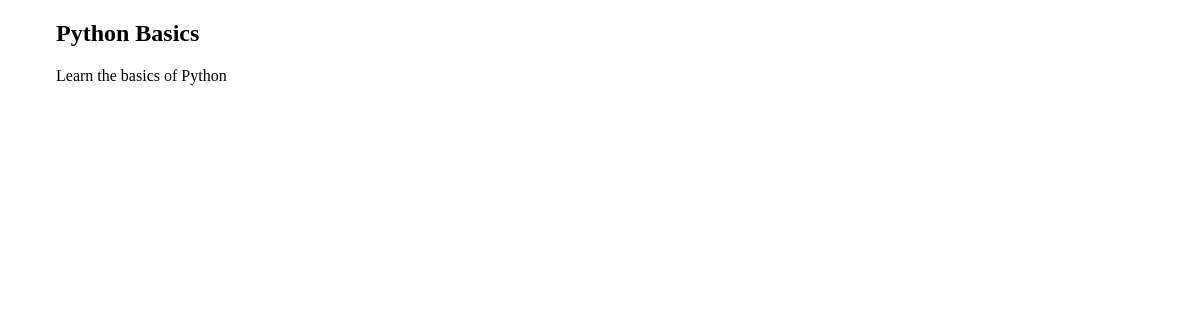
Before: /courses/1/ with the older database file.
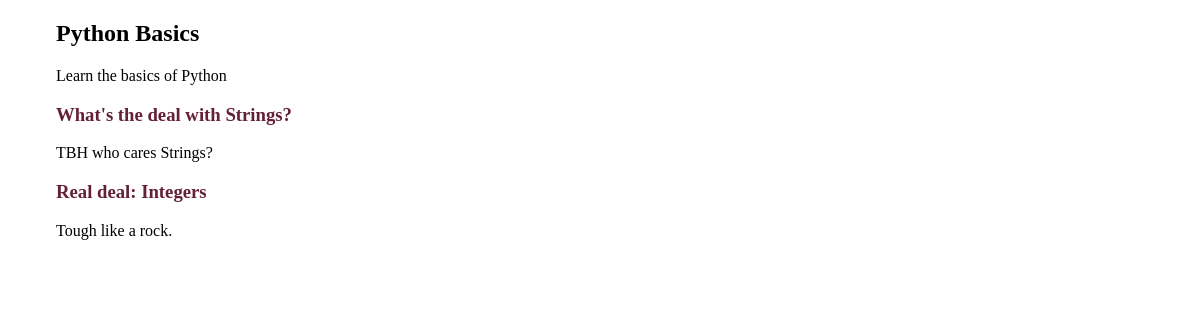
After: the same page with the newer database file.
### courses/models.py (models this page shows, shortened)
class Course(models.Model):
    created_at = models.DateTimeField(auto_now_add=True)
    title = models.CharField(max_length=255)
    description = models.TextField()

class Step(models.Model):
    title = models.CharField(max_length=255)
    description = models.TextField()
    content = models.TextField(blank=True, default='')
    order = models.IntegerField(default=0)
    course = models.ForeignKey(Course)
    class Meta:
        ordering = ['order']

### courses/views.py (the view)
# urls.py: url(r'(?P<pk>\d+)/$', views.course_detail)
def course_detail(request, pk):
    course = get_object_or_404(Course, pk=pk)
    return render(request, 'courses/course_detail.html', {'course': course})

### courses/templates/courses/course_detail.html (shortened to what this page needs)
{% extends "layout.html" %}
{% block content %}
<article>
    <h2>{{ course.title }}</h2>
    <p>{{ course.description }}</p>
    <section>
        {% for step in course.step_set.all %}
            <h3><a href="{{ step.id }}">{{ step.title }}</a></h3>
            <p>{{ step.description }}</p>
        {% endfor %}
    </section>
</article>
{% endblock %}

### templates/layout.html (shortened to what this page needs)
{% load static from staticfiles %}
<!doctype html>
<html>
<head>
    <link rel="stylesheet" href="{% static "css/layout.css" %}">
</head>
<body>
    <div class="site-container">
        {% block content %}
        {% endblock %}
    </div>
</body>
</html>

### assets/css/layout.css (style rules this page uses)
html { box-sizing: border-box; }
*, *::after, *::before { box-sizing: inherit; }
.site-container { max-width: 68em; margin-left: auto; margin-right: auto; }
.site-container::after { clear: both; content: ""; display: table; }
article h2 a, article h3 a { color: #642039; text-decoration: none; }

Changed rows visible on the page:
added Step: title "What's the deal with Strings?", description "TBH who cares Strings?"
added Step: title "Real deal: Integers", description "Tough like a rock."
